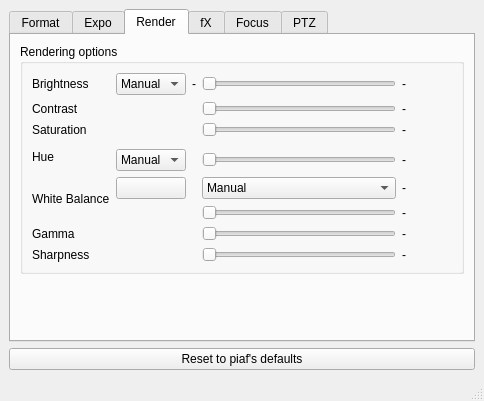
<?xml version="1.0" encoding="UTF-8"?>
<ui version="4.0">
 <class>VidAcqSettingsWindow</class>
 <widget class="QMainWindow" name="VidAcqSettingsWindow">
  <property name="geometry">
   <rect>
    <x>0</x>
    <y>0</y>
    <width>484</width>
    <height>401</height>
   </rect>
  </property>
  <property name="windowTitle">
   <string>Acquisition settings</string>
  </property>
  <property name="windowIcon">
   <iconset resource="../../piaf.qrc">
    <normaloff>:/images/16x16/view-media-equalizer.png</normaloff>:/images/16x16/view-media-equalizer.png</iconset>
  </property>
  <widget class="QWidget" name="centralwidget">
   <layout class="QVBoxLayout" name="verticalLayout">
    <item>
     <widget class="QTabWidget" name="tabWidget">
      <property name="statusTip">
       <string>Special effects</string>
      </property>
      <property name="currentIndex">
       <number>2</number>
      </property>
      <widget class="QWidget" name="tab">
       <attribute name="icon">
        <iconset resource="../../piaf.qrc">
         <normaloff>:/images/16x16/transform-scale.png</normaloff>:/images/16x16/transform-scale.png</iconset>
       </attribute>
       <attribute name="title">
        <string>Format</string>
       </attribute>
       <attribute name="toolTip">
        <string>Acquisition size, rate &amp; format</string>
       </attribute>
       <layout class="QVBoxLayout" name="verticalLayout_2">
        <item>
         <widget class="QGroupBox" name="formatGroupBox">
          <property name="statusTip">
           <string>Acquisition size, rate &amp; format</string>
          </property>
          <property name="title">
           <string>Acquisition size, rate &amp; format</string>
          </property>
          <layout class="QGridLayout" name="gridLayout_3">
           <item row="0" column="0">
            <widget class="QLabel" name="label">
             <property name="text">
              <string>Size</string>
             </property>
            </widget>
           </item>
           <item row="0" column="2">
            <widget class="QComboBox" name="widthComboBox">
             <property name="sizePolicy">
              <sizepolicy hsizetype="Preferred" vsizetype="Fixed">
               <horstretch>0</horstretch>
               <verstretch>0</verstretch>
              </sizepolicy>
             </property>
             <item>
              <property name="text">
               <string>160</string>
              </property>
             </item>
             <item>
              <property name="text">
               <string>176</string>
              </property>
             </item>
             <item>
              <property name="text">
               <string>320</string>
              </property>
             </item>
             <item>
              <property name="text">
               <string>352</string>
              </property>
             </item>
             <item>
              <property name="text">
               <string>388</string>
              </property>
             </item>
             <item>
              <property name="text">
               <string>600</string>
              </property>
             </item>
             <item>
              <property name="text">
               <string>640</string>
              </property>
             </item>
             <item>
              <property name="text">
               <string>720</string>
              </property>
             </item>
             <item>
              <property name="text">
               <string>800</string>
              </property>
             </item>
             <item>
              <property name="text">
               <string>900</string>
              </property>
             </item>
             <item>
              <property name="text">
               <string>1024</string>
              </property>
             </item>
             <item>
              <property name="text">
               <string>1280</string>
              </property>
             </item>
             <item>
              <property name="text">
               <string>1920</string>
              </property>
             </item>
            </widget>
           </item>
           <item row="0" column="3">
            <widget class="QLabel" name="label_11">
             <property name="sizePolicy">
              <sizepolicy hsizetype="Minimum" vsizetype="Preferred">
               <horstretch>0</horstretch>
               <verstretch>0</verstretch>
              </sizepolicy>
             </property>
             <property name="maximumSize">
              <size>
               <width>16</width>
               <height>16777215</height>
              </size>
             </property>
             <property name="text">
              <string>x</string>
             </property>
             <property name="alignment">
              <set>Qt::AlignCenter</set>
             </property>
            </widget>
           </item>
           <item row="3" column="0">
            <widget class="QLabel" name="label_2">
             <property name="text">
              <string>FPS</string>
             </property>
            </widget>
           </item>
           <item row="3" column="2">
            <widget class="QSpinBox" name="fpsSpinBox">
             <property name="sizePolicy">
              <sizepolicy hsizetype="Preferred" vsizetype="Fixed">
               <horstretch>0</horstretch>
               <verstretch>0</verstretch>
              </sizepolicy>
             </property>
             <property name="statusTip">
              <string>Preferred acquisition framerate</string>
             </property>
             <property name="value">
              <number>30</number>
             </property>
            </widget>
           </item>
           <item row="0" column="6">
            <widget class="QLabel" name="sizeLabel">
             <property name="sizePolicy">
              <sizepolicy hsizetype="Preferred" vsizetype="Preferred">
               <horstretch>0</horstretch>
               <verstretch>0</verstretch>
              </sizepolicy>
             </property>
             <property name="statusTip">
              <string>Effective size</string>
             </property>
             <property name="text">
              <string>-</string>
             </property>
            </widget>
           </item>
           <item row="0" column="4">
            <widget class="QComboBox" name="heightComboBox">
             <property name="sizePolicy">
              <sizepolicy hsizetype="Preferred" vsizetype="Fixed">
               <horstretch>0</horstretch>
               <verstretch>0</verstretch>
              </sizepolicy>
             </property>
             <item>
              <property name="text">
               <string>120</string>
              </property>
             </item>
             <item>
              <property name="text">
               <string>144</string>
              </property>
             </item>
             <item>
              <property name="text">
               <string>240</string>
              </property>
             </item>
             <item>
              <property name="text">
               <string>288</string>
              </property>
             </item>
             <item>
              <property name="text">
               <string>360</string>
              </property>
             </item>
             <item>
              <property name="text">
               <string>400</string>
              </property>
             </item>
             <item>
              <property name="text">
               <string>448</string>
              </property>
             </item>
             <item>
              <property name="text">
               <string>480</string>
              </property>
             </item>
             <item>
              <property name="text">
               <string>576</string>
              </property>
             </item>
             <item>
              <property name="text">
               <string>600</string>
              </property>
             </item>
             <item>
              <property name="text">
               <string>720</string>
              </property>
             </item>
             <item>
              <property name="text">
               <string>800</string>
              </property>
             </item>
             <item>
              <property name="text">
               <string>900</string>
              </property>
             </item>
             <item>
              <property name="text">
               <string>1024</string>
              </property>
             </item>
             <item>
              <property name="text">
               <string>1080</string>
              </property>
             </item>
            </widget>
           </item>
           <item row="5" column="2" colspan="3">
            <widget class="QSlider" name="jpegQualityHorizontalSlider">
             <property name="minimum">
              <number>0</number>
             </property>
             <property name="tracking">
              <bool>false</bool>
             </property>
             <property name="orientation">
              <enum>Qt::Horizontal</enum>
             </property>
            </widget>
           </item>
           <item row="4" column="2">
            <widget class="QComboBox" name="formatComboBox">
             <property name="enabled">
              <bool>false</bool>
             </property>
             <property name="statusTip">
              <string>Format mode: YUV, MJPEG...</string>
             </property>
             <item>
              <property name="text">
               <string>YUYV</string>
              </property>
             </item>
             <item>
              <property name="text">
               <string>MJPG</string>
              </property>
             </item>
            </widget>
           </item>
           <item row="4" column="0">
            <widget class="QLabel" name="label_3">
             <property name="text">
              <string>Mode</string>
             </property>
            </widget>
           </item>
           <item row="5" column="0">
            <widget class="QLabel" name="label_23">
             <property name="text">
              <string>Compression</string>
             </property>
            </widget>
           </item>
           <item row="5" column="6">
            <widget class="QLabel" name="jpegQualityLabel">
             <property name="text">
              <string>-</string>
             </property>
            </widget>
           </item>
           <item row="3" column="6">
            <widget class="QLabel" name="fpsLabel">
             <property name="statusTip">
              <string>Effective FPS used by device driver</string>
             </property>
             <property name="text">
              <string>-</string>
             </property>
            </widget>
           </item>
          </layout>
         </widget>
        </item>
        <item>
         <widget class="QPushButton" name="applySizeButton">
          <property name="statusTip">
           <string>Apply to device</string>
          </property>
          <property name="text">
           <string>Apply</string>
          </property>
          <property name="icon">
           <iconset resource="../../piaf.qrc">
            <normaloff>:/images/16x16/dialog-ok-apply.png</normaloff>:/images/16x16/dialog-ok-apply.png</iconset>
          </property>
         </widget>
        </item>
        <item>
         <spacer name="verticalSpacer_2">
          <property name="orientation">
           <enum>Qt::Vertical</enum>
          </property>
          <property name="sizeHint" stdset="0">
           <size>
            <width>20</width>
            <height>40</height>
           </size>
          </property>
         </spacer>
        </item>
       </layout>
      </widget>
      <widget class="QWidget" name="tab_3">
       <attribute name="icon">
        <iconset resource="../../piaf.qrc">
         <normaloff>:/images/16x16/digikam.png</normaloff>:/images/16x16/digikam.png</iconset>
       </attribute>
       <attribute name="title">
        <string>Expo</string>
       </attribute>
       <attribute name="toolTip">
        <string>Exposure control: exposure mode + gain</string>
       </attribute>
       <layout class="QVBoxLayout" name="verticalLayout_4">
        <item>
         <widget class="QGroupBox" name="exposureGroupBox">
          <property name="title">
           <string>Exposure control: exposure mode + gain</string>
          </property>
          <layout class="QGridLayout" name="gridLayout_2">
           <item row="0" column="0" rowspan="2" colspan="2">
            <widget class="QLabel" name="label_9">
             <property name="text">
              <string>Exposure</string>
             </property>
            </widget>
           </item>
           <item row="1" column="2">
            <widget class="QSlider" name="exposureSlider">
             <property name="maximum">
              <number>255</number>
             </property>
             <property name="orientation">
              <enum>Qt::Horizontal</enum>
             </property>
            </widget>
           </item>
           <item row="1" column="3">
            <widget class="QLabel" name="exposureLabel">
             <property name="minimumSize">
              <size>
               <width>50</width>
               <height>0</height>
              </size>
             </property>
             <property name="text">
              <string>-</string>
             </property>
            </widget>
           </item>
           <item row="2" column="0" rowspan="2" colspan="2">
            <widget class="QLabel" name="label_10">
             <property name="text">
              <string>Gain:</string>
             </property>
            </widget>
           </item>
           <item row="3" column="2">
            <widget class="QSlider" name="gainSlider">
             <property name="maximum">
              <number>255</number>
             </property>
             <property name="orientation">
              <enum>Qt::Horizontal</enum>
             </property>
            </widget>
           </item>
           <item row="0" column="2">
            <widget class="QComboBox" name="exposureModeComboBox">
             <item>
              <property name="text">
               <string>P - Auto mode</string>
              </property>
             </item>
             <item>
              <property name="text">
               <string>M - Manual mode</string>
              </property>
             </item>
             <item>
              <property name="text">
               <string>Tv - Shutter priority mode</string>
              </property>
             </item>
             <item>
              <property name="text">
               <string>Av - Aperture priority mode</string>
              </property>
             </item>
            </widget>
           </item>
           <item row="3" column="3">
            <widget class="QLabel" name="gainLabel">
             <property name="text">
              <string>-</string>
             </property>
            </widget>
           </item>
           <item row="2" column="2">
            <widget class="QComboBox" name="gainModeComboBox">
             <item>
              <property name="text">
               <string>Manual</string>
              </property>
             </item>
             <item>
              <property name="text">
               <string>Auto</string>
              </property>
             </item>
            </widget>
           </item>
           <item row="2" column="3">
            <widget class="QLabel" name="gainModeLabel">
             <property name="text">
              <string>-</string>
             </property>
            </widget>
           </item>
           <item row="0" column="3">
            <widget class="QLabel" name="exposureModeLabel">
             <property name="text">
              <string>-</string>
             </property>
            </widget>
           </item>
           <item row="5" column="2">
            <widget class="QComboBox" name="powerLineComboBox">
             <item>
              <property name="text">
               <string>Disabled</string>
              </property>
             </item>
             <item>
              <property name="text">
               <string>50 Hz</string>
              </property>
             </item>
             <item>
              <property name="text">
               <string>60 Hz</string>
              </property>
             </item>
            </widget>
           </item>
           <item row="5" column="0">
            <widget class="QLabel" name="label_17">
             <property name="text">
              <string>Power-line:</string>
             </property>
            </widget>
           </item>
           <item row="5" column="3">
            <widget class="QLabel" name="powerLineLabel">
             <property name="text">
              <string>-</string>
             </property>
            </widget>
           </item>
           <item row="4" column="0">
            <widget class="QLabel" name="label_24">
             <property name="text">
              <string>Backlight</string>
             </property>
            </widget>
           </item>
           <item row="4" column="2">
            <widget class="QSlider" name="backlightSlider">
             <property name="toolTip">
              <string>Backlight compensation</string>
             </property>
             <property name="orientation">
              <enum>Qt::Horizontal</enum>
             </property>
            </widget>
           </item>
           <item row="4" column="3">
            <widget class="QLabel" name="backlightLabel">
             <property name="text">
              <string>-</string>
             </property>
            </widget>
           </item>
          </layout>
         </widget>
        </item>
        <item>
         <spacer name="verticalSpacer">
          <property name="orientation">
           <enum>Qt::Vertical</enum>
          </property>
          <property name="sizeHint" stdset="0">
           <size>
            <width>20</width>
            <height>40</height>
           </size>
          </property>
         </spacer>
        </item>
       </layout>
      </widget>
      <widget class="QWidget" name="tab_2">
       <attribute name="icon">
        <iconset resource="../../piaf.qrc">
         <normaloff>:/images/16x16/video-display.png</normaloff>:/images/16x16/video-display.png</iconset>
       </attribute>
       <attribute name="title">
        <string>Render</string>
       </attribute>
       <attribute name="toolTip">
        <string>Rendering options: brightness, hue, ...</string>
       </attribute>
       <layout class="QVBoxLayout" name="verticalLayout_3">
        <item>
         <widget class="QGroupBox" name="renderGroupBox">
          <property name="title">
           <string>Rendering options</string>
          </property>
          <layout class="QGridLayout" name="gridLayout">
           <item row="1" column="4">
            <widget class="QSlider" name="brightnessSlider">
             <property name="maximum">
              <number>255</number>
             </property>
             <property name="orientation">
              <enum>Qt::Horizontal</enum>
             </property>
            </widget>
           </item>
           <item row="3" column="0">
            <widget class="QLabel" name="label_5">
             <property name="text">
              <string>Contrast</string>
             </property>
            </widget>
           </item>
           <item row="3" column="4">
            <widget class="QSlider" name="contrastSlider">
             <property name="maximum">
              <number>255</number>
             </property>
             <property name="orientation">
              <enum>Qt::Horizontal</enum>
             </property>
            </widget>
           </item>
           <item row="4" column="0">
            <widget class="QLabel" name="label_7">
             <property name="text">
              <string>Saturation</string>
             </property>
            </widget>
           </item>
           <item row="5" column="0" rowspan="2">
            <widget class="QLabel" name="label_6">
             <property name="text">
              <string>Hue</string>
             </property>
            </widget>
           </item>
           <item row="4" column="4">
            <widget class="QSlider" name="saturationSlider">
             <property name="maximum">
              <number>255</number>
             </property>
             <property name="orientation">
              <enum>Qt::Horizontal</enum>
             </property>
            </widget>
           </item>
           <item row="6" column="4">
            <widget class="QSlider" name="hueSlider">
             <property name="maximum">
              <number>255</number>
             </property>
             <property name="orientation">
              <enum>Qt::Horizontal</enum>
             </property>
            </widget>
           </item>
           <item row="8" column="4">
            <widget class="QSlider" name="wbSlider">
             <property name="statusTip">
              <string>White balance in Kelvin</string>
             </property>
             <property name="maximum">
              <number>10000</number>
             </property>
             <property name="orientation">
              <enum>Qt::Horizontal</enum>
             </property>
            </widget>
           </item>
           <item row="1" column="6">
            <widget class="QLabel" name="brightnessLabel">
             <property name="minimumSize">
              <size>
               <width>50</width>
               <height>0</height>
              </size>
             </property>
             <property name="text">
              <string>-</string>
             </property>
            </widget>
           </item>
           <item row="3" column="6">
            <widget class="QLabel" name="contrastLabel">
             <property name="text">
              <string>-</string>
             </property>
            </widget>
           </item>
           <item row="4" column="6">
            <widget class="QLabel" name="saturationLabel">
             <property name="text">
              <string>-</string>
             </property>
            </widget>
           </item>
           <item row="6" column="6">
            <widget class="QLabel" name="hueLabel">
             <property name="text">
              <string>-</string>
             </property>
            </widget>
           </item>
           <item row="8" column="6">
            <widget class="QLabel" name="wbLabel">
             <property name="text">
              <string>-</string>
             </property>
            </widget>
           </item>
           <item row="7" column="6">
            <widget class="QLabel" name="wbModeLabel">
             <property name="text">
              <string>-</string>
             </property>
            </widget>
           </item>
           <item row="6" column="2">
            <widget class="QComboBox" name="hueModeComboBox">
             <item>
              <property name="text">
               <string>Manual</string>
              </property>
             </item>
             <item>
              <property name="text">
               <string>Auto</string>
              </property>
             </item>
            </widget>
           </item>
           <item row="1" column="2">
            <widget class="QComboBox" name="brightnessModeComboBox">
             <item>
              <property name="text">
               <string>Manual</string>
              </property>
             </item>
             <item>
              <property name="text">
               <string>Auto</string>
              </property>
             </item>
            </widget>
           </item>
           <item row="1" column="0">
            <widget class="QLabel" name="label_12">
             <property name="text">
              <string>Brightness</string>
             </property>
            </widget>
           </item>
           <item row="1" column="3">
            <widget class="QLabel" name="brightnessModeLabel">
             <property name="text">
              <string>-</string>
             </property>
            </widget>
           </item>
           <item row="7" column="0" rowspan="2">
            <widget class="QLabel" name="label_8">
             <property name="statusTip">
              <string>White balance</string>
             </property>
             <property name="text">
              <string>White Balance</string>
             </property>
             <property name="wordWrap">
              <bool>true</bool>
             </property>
            </widget>
           </item>
           <item row="9" column="0">
            <widget class="QLabel" name="label_4">
             <property name="text">
              <string>Gamma</string>
             </property>
            </widget>
           </item>
           <item row="9" column="4">
            <widget class="QSlider" name="gammaSlider">
             <property name="statusTip">
              <string>Change gamma curve</string>
             </property>
             <property name="orientation">
              <enum>Qt::Horizontal</enum>
             </property>
            </widget>
           </item>
           <item row="9" column="6">
            <widget class="QLabel" name="gammaLabel">
             <property name="text">
              <string>-</string>
             </property>
            </widget>
           </item>
           <item row="10" column="0">
            <widget class="QLabel" name="label_13">
             <property name="text">
              <string>Sharpness</string>
             </property>
            </widget>
           </item>
           <item row="10" column="4">
            <widget class="QSlider" name="sharpnessSlider">
             <property name="statusTip">
              <string>Modify sharpness</string>
             </property>
             <property name="orientation">
              <enum>Qt::Horizontal</enum>
             </property>
            </widget>
           </item>
           <item row="10" column="6">
            <widget class="QLabel" name="sharpnessLabel">
             <property name="statusTip">
              <string>Effective value of sharpness</string>
             </property>
             <property name="text">
              <string>-</string>
             </property>
            </widget>
           </item>
           <item row="7" column="4">
            <widget class="QComboBox" name="wbModeComboBox">
             <property name="statusTip">
              <string>White balance mode</string>
             </property>
             <item>
              <property name="text">
               <string>Manual</string>
              </property>
             </item>
             <item>
              <property name="text">
               <string>Auto</string>
              </property>
             </item>
            </widget>
           </item>
           <item row="7" column="2">
            <widget class="QPushButton" name="wbDoButton">
             <property name="statusTip">
              <string>Perform white balance evaluation and hold if manual</string>
             </property>
             <property name="text">
              <string/>
             </property>
             <property name="icon">
              <iconset resource="../../piaf.qrc">
               <normaloff>:/images/16x16/view-refresh.png</normaloff>:/images/16x16/view-refresh.png</iconset>
             </property>
            </widget>
           </item>
          </layout>
         </widget>
        </item>
        <item>
         <spacer name="verticalSpacer_3">
          <property name="orientation">
           <enum>Qt::Vertical</enum>
          </property>
          <property name="sizeHint" stdset="0">
           <size>
            <width>20</width>
            <height>40</height>
           </size>
          </property>
         </spacer>
        </item>
       </layout>
      </widget>
      <widget class="QWidget" name="tab_6">
       <attribute name="icon">
        <iconset resource="../../piaf.qrc">
         <normaloff>:/images/22x22/view-gray.png</normaloff>:/images/22x22/view-gray.png</iconset>
       </attribute>
       <attribute name="title">
        <string>fX</string>
       </attribute>
       <layout class="QVBoxLayout" name="verticalLayout_5">
        <item>
         <widget class="QGroupBox" name="groupBox">
          <property name="title">
           <string>Special effects</string>
          </property>
          <layout class="QGridLayout" name="gridLayout_6">
           <item row="0" column="0">
            <widget class="QLabel" name="label_18">
             <property name="text">
              <string>Color Fx</string>
             </property>
            </widget>
           </item>
           <item row="0" column="1">
            <widget class="QComboBox" name="colorFxComboBox">
             <item>
              <property name="text">
               <string>None</string>
              </property>
             </item>
             <item>
              <property name="text">
               <string>B&amp;W</string>
              </property>
             </item>
             <item>
              <property name="text">
               <string>Sepia</string>
              </property>
             </item>
            </widget>
           </item>
           <item row="0" column="2">
            <widget class="QLabel" name="colorFxLabel">
             <property name="text">
              <string>-</string>
             </property>
            </widget>
           </item>
           <item row="1" column="0">
            <widget class="QLabel" name="label_22">
             <property name="text">
              <string>Color killer</string>
             </property>
            </widget>
           </item>
           <item row="1" column="1">
            <widget class="QComboBox" name="colorKillerComboBox">
             <item>
              <property name="text">
               <string>Off</string>
              </property>
             </item>
             <item>
              <property name="text">
               <string>On</string>
              </property>
             </item>
            </widget>
           </item>
           <item row="1" column="2">
            <widget class="QLabel" name="colorKillerLabel">
             <property name="text">
              <string>-</string>
             </property>
            </widget>
           </item>
          </layout>
         </widget>
        </item>
        <item>
         <spacer name="verticalSpacer_5">
          <property name="orientation">
           <enum>Qt::Vertical</enum>
          </property>
          <property name="sizeHint" stdset="0">
           <size>
            <width>20</width>
            <height>40</height>
           </size>
          </property>
         </spacer>
        </item>
       </layout>
      </widget>
      <widget class="QWidget" name="tab_4">
       <attribute name="icon">
        <iconset resource="../../piaf.qrc">
         <normaloff>:/images/22x22/focus.png</normaloff>:/images/22x22/focus.png</iconset>
       </attribute>
       <attribute name="title">
        <string>Focus</string>
       </attribute>
       <layout class="QVBoxLayout" name="verticalLayout_6">
        <item>
         <widget class="QGroupBox" name="groupBox_3">
          <property name="title">
           <string>Focussing control</string>
          </property>
          <layout class="QGridLayout" name="gridLayout_8">
           <item row="0" column="0">
            <widget class="QLabel" name="label_14">
             <property name="text">
              <string>Focus</string>
             </property>
            </widget>
           </item>
           <item row="0" column="1">
            <widget class="QComboBox" name="focusModeComboBox">
             <item>
              <property name="text">
               <string>Manual</string>
              </property>
             </item>
             <item>
              <property name="text">
               <string>Auto</string>
              </property>
             </item>
            </widget>
           </item>
           <item row="0" column="2">
            <widget class="QLabel" name="focusModeLabel">
             <property name="text">
              <string>-</string>
             </property>
            </widget>
           </item>
           <item row="1" column="0">
            <widget class="QLabel" name="label_15">
             <property name="text">
              <string>Relative focus</string>
             </property>
            </widget>
           </item>
           <item row="1" column="1">
            <widget class="QSlider" name="relativeFocusSlider">
             <property name="orientation">
              <enum>Qt::Horizontal</enum>
             </property>
            </widget>
           </item>
           <item row="1" column="2">
            <widget class="QLabel" name="relativeFocusLabel">
             <property name="text">
              <string>-</string>
             </property>
            </widget>
           </item>
           <item row="2" column="0">
            <widget class="QLabel" name="label_16">
             <property name="text">
              <string>Absolute focus</string>
             </property>
            </widget>
           </item>
           <item row="2" column="1">
            <widget class="QSlider" name="absoluteFocusSlider">
             <property name="orientation">
              <enum>Qt::Horizontal</enum>
             </property>
            </widget>
           </item>
           <item row="2" column="2">
            <widget class="QLabel" name="absoluteFocusLabel">
             <property name="text">
              <string>-</string>
             </property>
            </widget>
           </item>
          </layout>
         </widget>
        </item>
        <item>
         <spacer name="verticalSpacer_4">
          <property name="orientation">
           <enum>Qt::Vertical</enum>
          </property>
          <property name="sizeHint" stdset="0">
           <size>
            <width>20</width>
            <height>40</height>
           </size>
          </property>
         </spacer>
        </item>
       </layout>
      </widget>
      <widget class="QWidget" name="tab_5">
       <attribute name="icon">
        <iconset resource="../../piaf.qrc">
         <normaloff>:/images/22x22/transform-move.png</normaloff>:/images/22x22/transform-move.png</iconset>
       </attribute>
       <attribute name="title">
        <string>PTZ</string>
       </attribute>
       <layout class="QGridLayout" name="gridLayout_5">
        <item row="0" column="0">
         <widget class="QGroupBox" name="groupBox_2">
          <property name="title">
           <string>Pan-Tilt-Zoom control</string>
          </property>
          <layout class="QGridLayout" name="gridLayout_7">
           <item row="0" column="1">
            <widget class="QPushButton" name="panResetButton">
             <property name="text">
              <string>Reset pan</string>
             </property>
            </widget>
           </item>
           <item row="0" column="4">
            <widget class="QPushButton" name="tiltResetButton">
             <property name="text">
              <string>Reset tilt</string>
             </property>
            </widget>
           </item>
           <item row="1" column="0">
            <widget class="QSlider" name="tiltRelativeSlider">
             <property name="maximumSize">
              <size>
               <width>16777215</width>
               <height>100</height>
              </size>
             </property>
             <property name="statusTip">
              <string>Relative tilt control</string>
             </property>
             <property name="minimum">
              <number>-99</number>
             </property>
             <property name="orientation">
              <enum>Qt::Vertical</enum>
             </property>
            </widget>
           </item>
           <item row="1" column="1">
            <widget class="QLabel" name="label_19">
             <property name="text">
              <string>Relative</string>
             </property>
             <property name="alignment">
              <set>Qt::AlignCenter</set>
             </property>
            </widget>
           </item>
           <item row="1" column="2" rowspan="3">
            <widget class="Line" name="line">
             <property name="orientation">
              <enum>Qt::Vertical</enum>
             </property>
            </widget>
           </item>
           <item row="1" column="3">
            <widget class="QSlider" name="tiltAbsoluteSlider">
             <property name="maximumSize">
              <size>
               <width>16777215</width>
               <height>100</height>
              </size>
             </property>
             <property name="statusTip">
              <string>Absolute tilt control</string>
             </property>
             <property name="minimum">
              <number>-99</number>
             </property>
             <property name="orientation">
              <enum>Qt::Vertical</enum>
             </property>
            </widget>
           </item>
           <item row="1" column="4">
            <widget class="QLabel" name="label_20">
             <property name="text">
              <string>Absolute</string>
             </property>
             <property name="alignment">
              <set>Qt::AlignCenter</set>
             </property>
            </widget>
           </item>
           <item row="2" column="1">
            <widget class="QSlider" name="panRelativeSlider">
             <property name="statusTip">
              <string>Relative pan control</string>
             </property>
             <property name="minimum">
              <number>-99</number>
             </property>
             <property name="orientation">
              <enum>Qt::Horizontal</enum>
             </property>
            </widget>
           </item>
           <item row="2" column="4">
            <widget class="QSlider" name="panAbsoluteSlider">
             <property name="statusTip">
              <string>Absolute pan control</string>
             </property>
             <property name="minimum">
              <number>-99</number>
             </property>
             <property name="orientation">
              <enum>Qt::Horizontal</enum>
             </property>
            </widget>
           </item>
           <item row="3" column="0">
            <widget class="QLabel" name="label_21">
             <property name="text">
              <string>Zoom</string>
             </property>
            </widget>
           </item>
           <item row="3" column="1">
            <widget class="QSlider" name="zoomRelativeSlider">
             <property name="statusTip">
              <string>Relative zoom control</string>
             </property>
             <property name="minimum">
              <number>-99</number>
             </property>
             <property name="orientation">
              <enum>Qt::Horizontal</enum>
             </property>
            </widget>
           </item>
           <item row="3" column="4">
            <widget class="QSlider" name="zoomAbsoluteSlider">
             <property name="statusTip">
              <string>Absolute zoom control</string>
             </property>
             <property name="minimum">
              <number>0</number>
             </property>
             <property name="orientation">
              <enum>Qt::Horizontal</enum>
             </property>
            </widget>
           </item>
          </layout>
         </widget>
        </item>
       </layout>
      </widget>
     </widget>
    </item>
    <item>
     <widget class="QPushButton" name="resetButton">
      <property name="statusTip">
       <string>Reset settings to defaults (Piaf's own choices)</string>
      </property>
      <property name="text">
       <string>Reset to piaf's defaults</string>
      </property>
      <property name="icon">
       <iconset resource="../../piaf.qrc">
        <normaloff>:/images/22x22/edit-undo.png</normaloff>:/images/22x22/edit-undo.png</iconset>
      </property>
     </widget>
    </item>
   </layout>
  </widget>
  <widget class="QStatusBar" name="statusbar"/>
 </widget>
 <resources>
  <include location="../../piaf.qrc"/>
 </resources>
 <connections/>
</ui>
